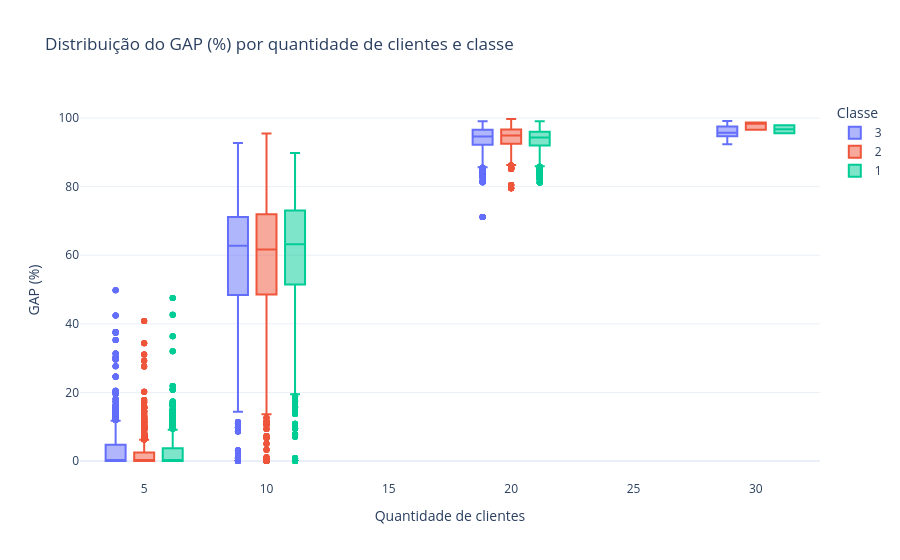
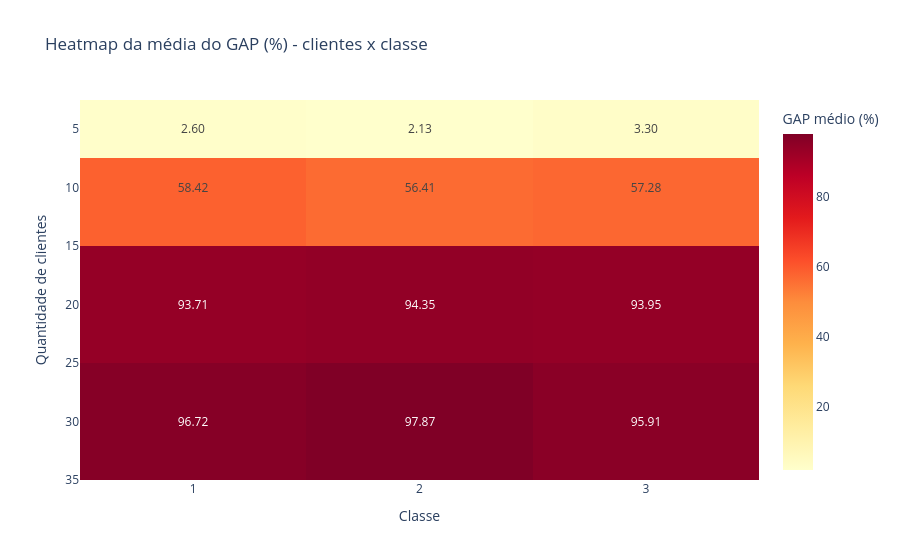

Source (notebook cell) for these figures, in order:
### Code cell
# =========================
# 1) Preparação dos dados
# =========================
# Troque "df" pelo nome do seu DataFrame, se necessário
df["gap"] = df["gap"].clip(lower=0)
base = df.copy()

cols = ["instancia", "clientes", "classe", "gap"]
faltantes = [c for c in cols if c not in base.columns]
if faltantes:
    raise ValueError(f"Colunas ausentes no DataFrame: {faltantes}")

dados = base[cols].copy()
dados["clientes"] = pd.to_numeric(dados["clientes"], errors="coerce")
dados["gap"] = pd.to_numeric(dados["gap"], errors="coerce")
dados = dados.dropna(subset=["clientes", "classe", "gap"])

# Ajustes de tipo
dados["clientes"] = dados["clientes"].astype(int)
dados["classe"] = dados["classe"].astype(str)


dados["gap_pct"] = dados["gap"] * 100

# =========================
# 2) Resumo estatístico
# =========================
resumo = (
    dados.groupby(["clientes", "classe"], as_index=False)
    .agg(
        n_execucoes=("gap_pct", "size"),
        n_instancias=("instancia", "nunique"),
        gap_medio_pct=("gap_pct", "mean"),
        gap_mediano_pct=("gap_pct", "median"),
        gap_std_pct=("gap_pct", "std"),
        gap_p90_pct=("gap_pct", lambda s: s.quantile(0.90)),
        gap_min_pct=("gap_pct", "min"),
        gap_max_pct=("gap_pct", "max"),
    )
    .sort_values(["clientes", "classe"])
)

display(resumo.round(3))

# Tabelas dinâmicas
tabela_media = dados.pivot_table(
    index="clientes", columns="classe", values="gap_pct", aggfunc="mean"
).sort_index()

tabela_qtd = dados.pivot_table(
    index="clientes", columns="classe", values="gap_pct", aggfunc="size", fill_value=0
).sort_index()

display(tabela_media.round(3))
display(tabela_qtd)

# =========================
# 3) Plotly - Boxplot
# =========================
fig_box = px.box(
    dados.sort_values("clientes"),
    x="clientes",
    y="gap_pct",
    color="classe",
    points="outliers",
    labels={
        "clientes": "Quantidade de clientes",
        "gap_pct": "GAP (%)",
        "classe": "Classe",
    },
    title="Distribuição do GAP (%) por quantidade de clientes e classe",
)

fig_box.update_layout(
    boxmode="group",
    legend_title_text="Classe",
    template="plotly_white"
)
fig_box.show()

# =========================
# 4) Plotly - Heatmap (média)
# =========================
fig_heat = px.imshow(
    tabela_media,
    text_auto=".2f",
    aspect="auto",
    color_continuous_scale="YlOrRd",
    labels=dict(x="Classe", y="Quantidade de clientes", color="GAP médio (%)"),
    title="Heatmap da média do GAP (%) - clientes x classe",
)

fig_heat.update_layout(template="plotly_white")
fig_heat.show()

### Figure 1 — Plotly figure (JSON) as saved in the notebook; plotly's stock layout.template omitted (floating-point values rounded to 4 significant figures; data arrays with more than 128 entries replaced by an {"elided": "..."} marker saying what was removed)
{"data": [{"alignmentgroup": "True", "boxpoints": "outliers", "hovertemplate": "Classe=3<br>Quantidade de clientes=%{x}<br>GAP (%)=%{y}<extra></extra>", "legendgroup": "3", "marker": {"color": "#636efa"}, "name": "3", "notched": false, "offsetgroup": "3", "orientation": "v", "showlegend": true, "type": "box", "x": {"elided": "14064 int values"}, "x0": " ", "xaxis": "x", "y": {"elided": "14064 float values"}, "y0": " ", "yaxis": "y"}, {"alignmentgroup": "True", "boxpoints": "outliers", "hovertemplate": "Classe=2<br>Quantidade de clientes=%{x}<br>GAP (%)=%{y}<extra></extra>", "legendgroup": "2", "marker": {"color": "#EF553B"}, "name": "2", "notched": false, "offsetgroup": "2", "orientation": "v", "showlegend": true, "type": "box", "x": {"elided": "13824 int values"}, "x0": " ", "xaxis": "x", "y": {"elided": "13824 float values"}, "y0": " ", "yaxis": "y"}, {"alignmentgroup": "True", "boxpoints": "outliers", "hovertemplate": "Classe=1<br>Quantidade de clientes=%{x}<br>GAP (%)=%{y}<extra></extra>", "legendgroup": "1", "marker": {"color": "#00cc96"}, "name": "1", "notched": false, "offsetgroup": "1", "orientation": "v", "showlegend": true, "type": "box", "x": {"elided": "14016 int values"}, "x0": " ", "xaxis": "x", "y": {"elided": "14016 float values"}, "y0": " ", "yaxis": "y"}], "layout": {"boxmode": "group", "legend": {"title": {"text": "Classe"}, "tracegroupgap": 0}, "title": {"text": "Distribuição do GAP (%) por quantidade de clientes e classe"}, "xaxis": {"anchor": "y", "domain": [0, 1], "title": {"text": "Quantidade de clientes"}}, "yaxis": {"anchor": "x", "domain": [0, 1], "title": {"text": "GAP (%)"}}}}

### Figure 2 — Plotly figure (JSON) as saved in the notebook; plotly's stock layout.template omitted (floating-point values rounded to 4 significant figures)
{"data": [{"coloraxis": "coloraxis", "hovertemplate": "Classe: %{x}<br>Quantidade de clientes: %{y}<br>GAP médio (%): %{z}<extra></extra>", "name": "0", "texttemplate": "%{z:.2f}", "type": "heatmap", "x": ["1", "2", "3"], "xaxis": "x", "y": [5, 10, 20, 30], "yaxis": "y", "z": [[2.601, 2.132, 3.304], [58.42, 56.41, 57.28], [93.71, 94.35, 93.95], [96.72, 97.87, 95.91]]}], "layout": {"coloraxis": {"colorbar": {"title": {"text": "GAP médio (%)"}}, "colorscale": [[0, "rgb(255,255,204)"], [0.125, "rgb(255,237,160)"], [0.25, "rgb(254,217,118)"], [0.375, "rgb(254,178,76)"], [0.5, "rgb(253,141,60)"], [0.625, "rgb(252,78,42)"], [0.75, "rgb(227,26,28)"], [0.875, "rgb(189,0,38)"], [1, "rgb(128,0,38)"]]}, "title": {"text": "Heatmap da média do GAP (%) - clientes x classe"}, "xaxis": {"anchor": "y", "domain": [0, 1], "title": {"text": "Classe"}}, "yaxis": {"anchor": "x", "autorange": "reversed", "domain": [0, 1], "title": {"text": "Quantidade de clientes"}}}}
